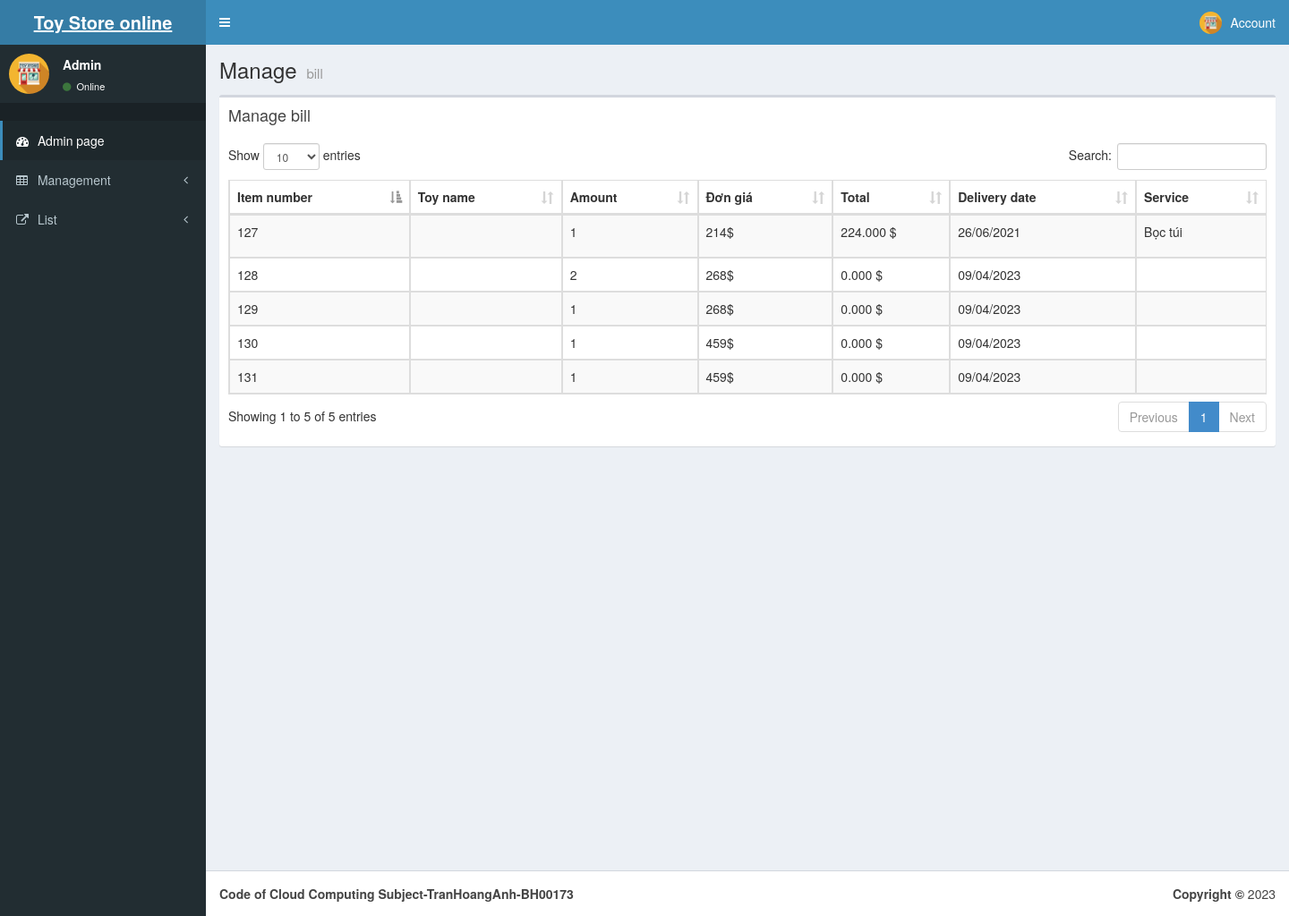
Screenshot of /Admin/quanlyhoadon.php with the database file from the repository.
### tables this page shows
CREATE TABLE `chitiethoadon` (
  `id_chi_tiet_hoadon` bigint(10) NOT NULL,
  `sodh` bigint(20) NOT NULL,
  `masp` bigint(20) NOT NULL,
  `soluong` int(11) NOT NULL,
  `dongia` float NOT NULL,
  `thanhtien` decimal(9,2) NOT NULL,
  `madv` varchar(200) NOT NULL
);

CREATE TABLE `hoadon` (
  `sodh` bigint(20) NOT NULL,
  `emailkh` varchar(50) NOT NULL,
  `ngaygiao` date NOT NULL,
  `tenkh` varchar(100) NOT NULL,
  `diachi` varchar(250) NOT NULL,
  `dienthoai` varchar(50) NOT NULL,
  `hinhthucthanhtoan` varchar(100) NOT NULL,
  `thanhtien` decimal(9,2) NOT NULL
);

CREATE TABLE `dichvu` (
  `madv` bigint(20) NOT NULL,
  `tendv` varchar(200) NOT NULL,
  `gia` double NOT NULL
);

### Admin/quanlyhoadon.php (the view, shortened to what this page needs)
<?php
 include "head.php";
?>
  <body class="hold-transition skin-blue sidebar-mini">
    <div class="wrapper">
    <?php
 include "Header.php";
?>
    <?php
 include "aside.php";
?>
      <div class="content-wrapper">
        <section class="content-header">
          <h1>
            Manage
            <small>bill</small>
          </h1>
        </section>
        <section class="content">
          <div class="row">
            <div class="col-xs-12">
              <div class="box">
                <div class="box-header">
                  <h3 class="box-title">Manage bill</h3>
                </div>
                <div class="box-body">
                  <table id="example1" class="table table-bordered table-striped">
                    <thead>
                      <tr>
                       <th>Item number</th>
                        <th>Toy name</th>
                        <th>Amount</th>
                        <th>Đơn giá</th>
                        <th>Total</th>
                        <th>Delivery date </th>
                        <th>Service</th>
                      </tr>
                    </thead>
                    <tbody>
                    <?php
                         require '../inc/myconnect.php';
                         $sql="SELECT h.sodh,soluong,dongia,h.thanhtien
                         ,s.Ten as tensanpham,ngaygiao,madv
                         from chitiethoadon c
                         LEFT JOIN sanpham s on s.ID= c.masp
                         LEFT JOIN hoadon h on h.sodh= c.sodh Order by tensanpham  ";
                         $result = $conn->query($sql);
                         if ($result->num_rows > 0) {
                          while($row = $result->fetch_assoc()) {
                      ?>
                        <tr>
                        <td><?php  echo $row["sodh"] ?></td>
                        <td ><a href ="chitiethd.php?sodh=<?php echo $row["sodh"]?>" style="color:black"><?php echo $row["tensanpham"] ?>  </a>
                        </td>
                        <td><?php  echo $row["soluong"] ?></td>
                        <td><?php  echo $row["dongia"] ?>$</td>
                        <td><?php  echo $row["thanhtien"] ?>0 $</td>
                        <td><?php
                        $date=date_create($row["ngaygiao"]);
                        echo date_format($date,"d/m/Y");
                         ?></td>
                        <td>
                        <?php
                        if($row["madv"]!= "")
                        {
                         ?>
                        <?php
                        $ma= $row["madv"];
                        $sql="SELECT tendv from dichvu where madv  in ($ma)";
                        $results = $conn->query($sql);
                        if ($results->num_rows > 0) {
                          while($s = $results->fetch_assoc()) {
                           echo "<p>".$s["tendv"] ."</p>";
                        }
                      }
                        ?>
                        <?php
                        }
                         ?>
                        </td>
                        </tr>
                        <?php
                          }
                        }
                         ?>
                    </tbody>
                  </table>
                </div>
              </div>
            </div>
          </div>
        </section>
      </div>
      <?php
      include "footer.php";
     ?>
    </div>
  </body>
</html>

### rows the page displays
chitiethoadon: sodh.sodh "127", soluong "1", dongia "214", sodh.thanhtien "224.00", sodh.ngaygiao "26/06/2021"
dichvu: tendv "Bọc túi"
chitiethoadon: sodh.sodh "131", soluong "1", dongia "459", sodh.thanhtien "0.00", sodh.ngaygiao "09/04/2023"
chitiethoadon: sodh.sodh "130", soluong "1", dongia "459", sodh.thanhtien "0.00", sodh.ngaygiao "09/04/2023"
chitiethoadon: sodh.sodh "129", soluong "1", dongia "268", sodh.thanhtien "0.00", sodh.ngaygiao "09/04/2023"
chitiethoadon: sodh.sodh "128", soluong "2", dongia "268", sodh.thanhtien "0.00", sodh.ngaygiao "09/04/2023"
